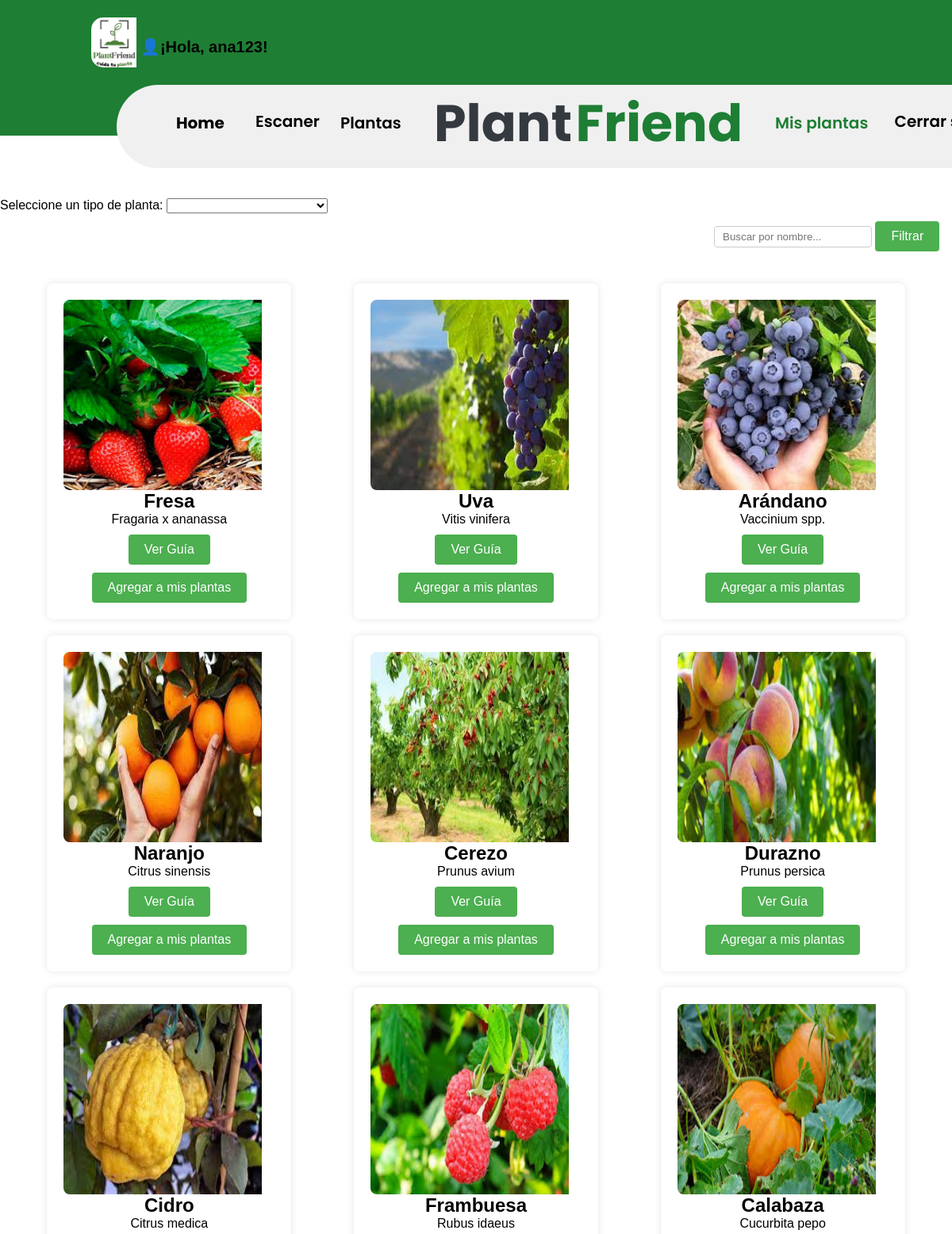
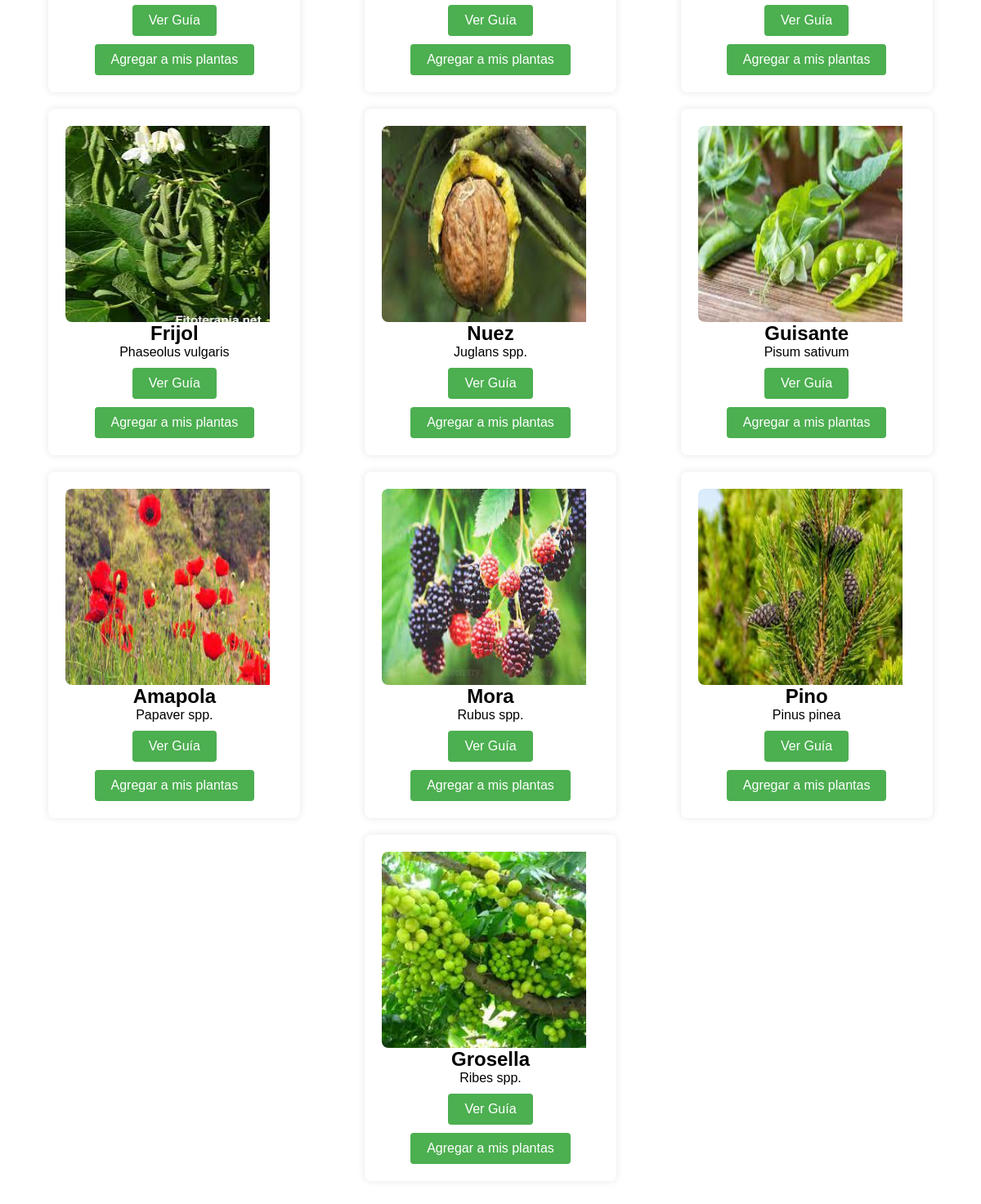
The app's page /mostrar-plantas/ (signed in) with its own data (2 pictures, top to bottom).
### Proyects/models.py (models this page shows, shortened)
class Planta(models.Model):
   idplanta = models.AutoField(primary_key=True)
   nombre = models.CharField(max_length=100)
   comentario = models.TextField()
   imagen = models.ImageField(upload_to='plant_images/', blank=True, null=True)
   guia = models.ForeignKey(Guias, on_delete=models.CASCADE, null=True)
   usuarios = models.ManyToManyField(User, through='UsuarioPlanta')
   tipo = models.ForeignKey(Tipo_Planta, on_delete=models.SET_NULL, null=True)

### Proyects/views.py (the view)
# urls.py: path('mostrar-plantas/', mostrar_plantas, name='mostrar_plantas'),
def mostrar_plantas(request):
    plantas = Planta.objects.all()
    tipos = Tipo_Planta.objects.all()
    tipos_serialized = serialize('json', tipos)
    tipo_seleccionado = request.GET.get('tipo', None)
    tipo_seleccionado_nombre = None
    if tipo_seleccionado:
        plantas = plantas.filter(tipo__idtipo=tipo_seleccionado)
        tipo_seleccionado_nombre = Tipo_Planta.objects.get(idtipo=tipo_seleccionado).nombre
    context = {
        'plantas': plantas,
        'tipos_serialized': tipos_serialized,
        'tipo_seleccionado': tipo_seleccionado,
        'tipo_seleccionado_nombre': tipo_seleccionado_nombre,
        'tipos':tipos
    }
    return render(request, 'mostrar_plantas/mostrar_plantas.html', context)

### Proyects/Templates/mostrar_plantas/mostrar_plantas.html (shortened to what this page needs)
{% load static %}
{% block content %}
    {% block head %}
        <link rel="stylesheet" href="{% static 'css/plantas/plantas.css' %}">
    {% endblock %}
    {% include "navbar/navbar.html" %}
    <form class="filtForm" id="filtroForm" method="get" action="{% url 'mostrar_plantas' %}">
        <label for="tipo">Seleccione un tipo de planta:</label>
        <select id="tipo" name="tipo">
        </select>
    </form>
    <input type="text" id="filtroNombre" placeholder="Buscar por nombre...">
    <button onclick="filtrarPlantas()">Filtrar</button>
    <div class="plant-container">
        {% if plantas %}
            {% for planta in plantas %}
                <div class="plant-card">
                    {% if planta.imagen %}
                        <img src="{{ planta.imagen.url }}" alt="{{ planta.nombre }}">
                    {% else %}
                        <p>No hay imagen disponible para esta planta.</p>
                    {% endif %}
                    <h2>{{ planta.nombre }}</h2>
                    <p>{{ planta.comentario }}</p>
                    <button><a href="{% url 'ver_guia' planta.idplanta %}">Ver Guía</a></button>
                    <form method="post" action="{% url 'agregar_planta_a_usuario' planta.idplanta %}">
                        <button type="submit">Agregar a mis plantas</button>
                    </form>
                </div>
            {% endfor %}
        {% else %}
            <div id="mensajeNoResultados" style="color: red; margin-top: 10px;">
                No se encontraron resultados para el tipo seleccionado.
            </div>
        {% endif %}
    </div>
{% endblock %}

### Proyects/Templates/navbar/navbar.html
{% load static %}
{% block content %}
<link rel="stylesheet" href="{% static 'css/navbar/navbar.css' %}">
<nav>
    <div id="header">
        <div id="headerBackground"></div>
        <img id="headerImage" src="{% static 'img/logo.jpeg' %}" />
        <div id="title">
            <div id="titleBackground"></div>
            <a id="titleText" href="{% url 'index' %}">
                <span>Plant</span>
                <span>Friend</span>
            </a>
            <a class="menuText" href="{% url 'mostrar_plantas' %}">Plantas</a>
            <a class="menuText2" href="{% url 'reconocimiento_plantas' %}">Escaner</a>
            {% if user.is_authenticated %}
                <div style="text-align:left; margin-left: 30px; margin-top: -60px; font-size: 20px;">
                    <b>👤¡Hola, {{ user.username }}!</b>
                    <a class="menuText3" href="{% url 'cerrar_sesion' %}">Cerrar sesión</a>
                </div>
            {% else %}
                <a class="menuText3" href="{% url 'login' %}">Iniciar sesión</a>
            {% endif %}
            <a class="menuText4" href="{% url 'index' %}">Home</a>
            <a href="{% url 'misplantas' %}">
                <div id="activate">Mis plantas</div>
            </a>
        </div>
    </div>
</nav>
{% endblock %}

### Proyects/static/css/plantas/plantas.css (style rules this page uses)
@media (min-width:320px) { body, table, p, img { padding-right: 1em; width: 100%; } }
.plant-container { display: flex; flex-wrap: wrap; justify-content: space-around; padding: 20px; position: relative; }
.plant-card { border: 1px solid #fffdfd; border-radius: 8px; box-shadow: 0 0 10px rgba(0, 0, 0, 0.1); margin: 10px; padding: 20px; text-align: center; }
.plant-card img { width: 250px; height: 240px; border-radius: 8px; }
button { background-color: #4CAF50; color: white; border: none; padding: 10px 20px; text-align: center; text-decoration: none; display: inline-block; font-size: 16px; border-radius: 4px; cursor: pointer; margin-top: 10px; }
a { text-decoration: none; color: white; }
#filtroNombre { margin-bottom: 15px; padding: 5px 10px; border-radius: 4px; border: 1px solid #ccc; margin-left: 75%; }
.filtForm { margin-top: 250px; }

### Proyects/static/css/navbar/navbar.css (style rules this page uses)
* { margin:0; padding:0; }
@media (min-width:320px) { body, table, p, img { padding-right: 1em; width: 100%; } }
a { text-decoration: none; }
#header { width: 1512px; height: 199px; left: 0px; top: 0px; position: absolute; }
#headerBackground { width: 1512px; height: 171px; left: 0px; top: 0px; position: absolute; background: #1E7E34; }
#headerImage { width: 57px; height: 63px; left: 115px; top: 22px; position: absolute; border-radius: 15px; }
#title { width: 1217px; height: 92px; left: 147px; top: 107px; position: absolute; }
#titleBackground { width: 1185px; height: 105px; left: 0px; top: 0px; position: absolute; background: rgb(240, 240, 240); border-radius: 75px; }
#titleText { text-decoration: none; width: 430px; height: 67px; left: 400px; top: 0px; position: absolute; }
#titleText span:nth-child(1) { color: #343A40; font-size: 65px; font-family: Poppins; font-weight: 700; word-wrap: break-word; }
#titleText span:nth-child(2) { color: #1E7E34; font-size: 65px; font-family: Poppins; font-weight: 700; word-wrap: break-word; }
.menuText { width: 89px; height: 26px; top: 33px; position: absolute; color: black; font-size: 20px; font-family: Poppins; font-weight: 600; word-wrap: break-word; left: 282px; text-decoration: none; }
.menuText2 { width: 89px; height: 26px; top: 33px; position: absolute; color: black; font-size: 20px; font-family: Poppins; font-weight: 600; word-wrap: break-word; width: 103px; left: 164px; justify-content: center; align-items: center; display: inline-flex; }
.menuText3 { height: 26px; top: 33px; position: absolute; color: black; font-size: 20px; font-family: Poppins; font-weight: 600; word-wrap: break-word; width: 169px; left: 964px; justify-content: center; align-items: center; display: inline-flex; text-decoration: none; }
.menuText4 { width: 89px; height: 26px; top: 33px; position: absolute; color: black; font-size: 20px; font-family: Poppins; font-weight: 600; word-wrap: break-word; width: 89px; left: 75px; font-weight: 700; }
#activate { text-decoration: none; width: 119px; height: 26px; left: 830px; top: 33px; position: absolute; color: #1E7E34; font-size: 20px; font-family: Poppins; font-weight: 600; word-wrap: break-word }

### records on screen
Planta: imagen (picture), nombre "Fresa", comentario "Fragaria x ananassa"
Planta: imagen (picture), nombre "Uva", comentario "Vitis vinifera"
Planta: imagen (picture), nombre "Arándano", comentario "Vaccinium spp."
Planta: imagen (picture), nombre "Naranjo", comentario "Citrus sinensis"
Planta: imagen (picture), nombre "Cerezo", comentario "Prunus avium"
Planta: imagen (picture), nombre "Durazno", comentario "Prunus persica"
Planta: imagen (picture), nombre "Cidro", comentario "Citrus medica"
Planta: imagen (picture), nombre "Frambuesa", comentario "Rubus idaeus"
Planta: imagen (picture), nombre "Calabaza", comentario "Cucurbita pepo"
Planta: imagen (picture), nombre "Frijol", comentario "Phaseolus vulgaris"
Planta: imagen (picture), nombre "Nuez", comentario "Juglans spp."
Planta: imagen (picture), nombre "Guisante", comentario "Pisum sativum"
Planta: imagen (picture), nombre "Amapola", comentario "Papaver spp."
Planta: imagen (picture), nombre "Mora", comentario "Rubus spp."
Planta: imagen (picture), nombre "Pino", comentario "Pinus pinea"
Planta: imagen (picture), nombre "Grosella", comentario "Ribes spp."

### other values on screen
{{ user.username }} "ana123"
